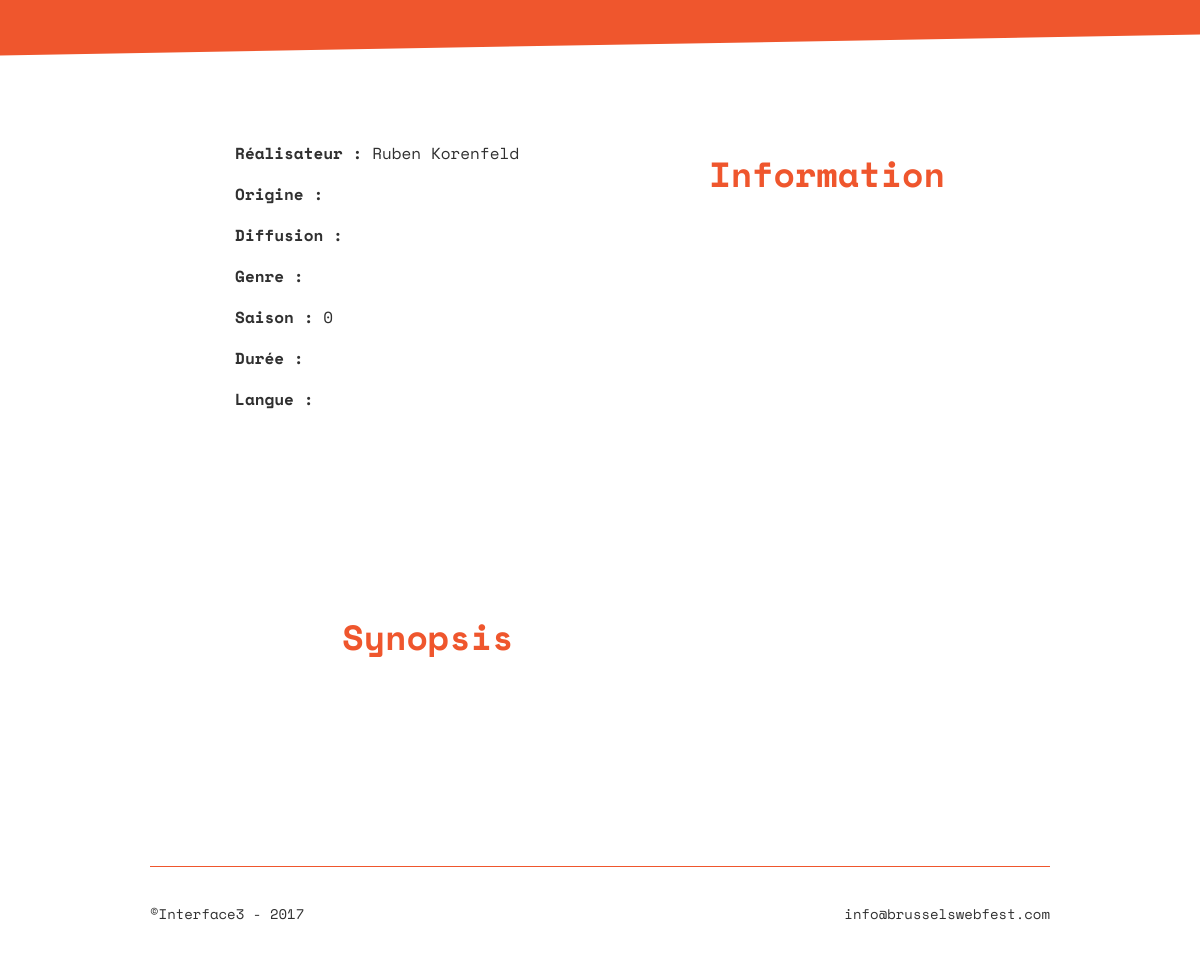
Page /detail.php?id=5 (lower part) on the earlier database version.
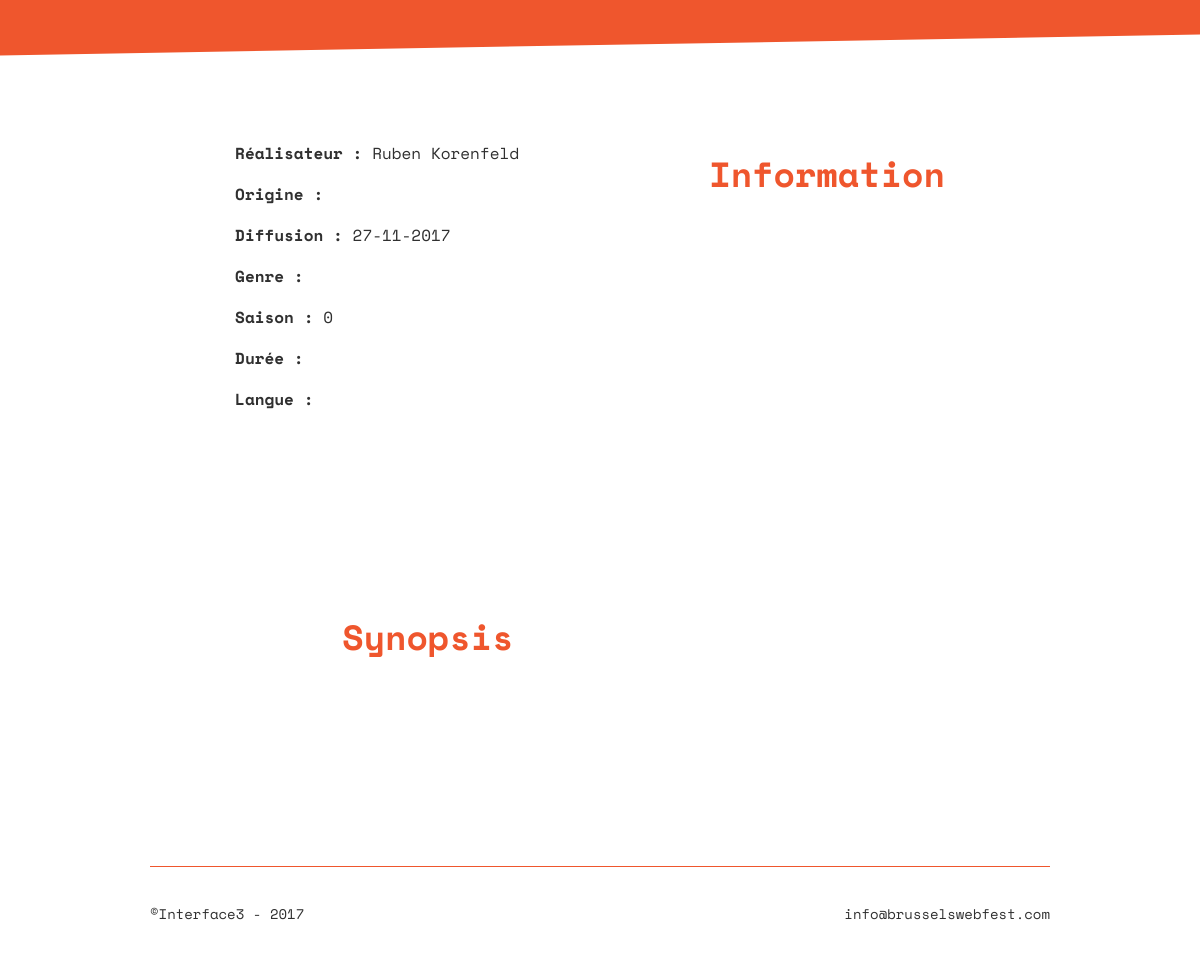
Same page on the later database version.
### tables this page shows
CREATE TABLE `t_films` (
  `id_film` tinyint(3) UNSIGNED NOT NULL,
  `categorie` varchar(20) NOT NULL,
  `titre` varchar(80) NOT NULL,
  `realisateur` varchar(80) NOT NULL,
  `origine` varchar(30) NOT NULL,
  `diffusion` varchar(60) NOT NULL,
  `genre` varchar(20) NOT NULL,
  `saison` tinyint(2) NOT NULL,
  `duree` varchar(10) NOT NULL,
  `langue` varchar(20) NOT NULL,
  `synopsis` varchar(2000) NOT NULL,
  `ressourceImage` varchar(100) NOT NULL,
  `ressourceVideo` varchar(100) NOT NULL
);

### detail.php (the view, shortened to what this page needs)
<?php
try {
    $pdo = new PDO(MYSQL_DSN, DB_USER, DB_PWD);
} catch (PDOException $e) {
    $pdo = null;
    die('Problème technique');
}
$sql_films = $pdo->prepare('SELECT * FROM t_films WHERE id_film = :idfilm');
$sql_films->bindValue(':idfilm', $_GET['id'], PDO::PARAM_INT);
$sql_films->execute();
?>
<!DOCTYPE html>
<html lang="fr">
<head>
    <link rel="stylesheet" href="./css/normalize.css">
    <link rel="stylesheet" href="./css/font-awesome-4.7.0/css/font-awesome.min.css">
    <link rel="stylesheet" href="./css/screenFiche.css">
</head>
<body>
    <main>
               <?php
        if($sql_films->errorInfo()[0] == "00000"){
            $data = $sql_films->fetchAll(PDO::FETCH_ASSOC);
        echo '<div id="video-container">';
            if (count($data) == 1) {
        echo '</div>';
        echo '<section>';
            echo'<div class="programme">';
                echo '<div>';
                    echo '<p><span>Réalisateur :</span> ' . $data[0]['realisateur'] . '</p>';
                    echo '<p><span>Origine :</span> ' . $data[0]['origine'] . '</p>';
                    echo '<p><span>Diffusion :</span> ' . $data[0]['diffusion'] . '</p>';
                    echo '<p><span>Genre :</span> ' . $data[0]['genre'] . '</p>';
                    echo '<p><span>Saison :</span> ' . $data[0]['saison'] . '</p>';
                    echo '<p><span>Durée :</span> ' . $data[0]['duree'] . '</p>';
                    echo '<p><span>Langue :</span> ' . $data[0]['langue'] . '</p>';
                echo '</div>';
                echo '<h2>Information</h2>';
            echo '</div>';
            echo '</section>';
        echo '<section>';
            echo '<div class="programme">';
                echo '<h2>Synopsis</h2>';
            echo '</div>';
        echo '</section>';
    } else {
        echo 'Veuillez ne pas changer l\'URL';
        }
}else {
            echo 'Veuillez ne pas changer l\'URL svp';
};
    ?>
    </main>
    <footer>
        <p>&copy;Interface3 - 2017</p>
        <p>info@brusselswebfest.com</p>
    </footer>
</body>
</html>

### css/screenFiche.css (style rules this page uses)
html { font-size: 62.5%; }
body { color: #303030; font-family: 'Space Mono', monospace; font-size: 1.6rem; line-height: 2.5rem; }
section, footer { margin: auto; width: 75%; }
.programme { display: flex; justify-content: space-around; padding-bottom: 8rem; padding-top: 8rem; }
.programme h2 { color: #ef562d; font-size: 3.5rem; line-height: 4rem; margin-left: 2rem; padding-right: 2rem; }
.programme p { font-weight: 400; }
.programme p span { font-weight: bold; }
#video-container { background-color: #ef562d; padding-bottom: 5rem; padding-top: 2rem; transform: skewY(-1deg); }
footer { border-top: 1px solid #ef562d; display: flex; font-size: 1.4rem; justify-content: space-between; margin-top: 10rem; padding-top: 2rem; padding-bottom: 1.5rem; }

Differences in the rows shown:
changed t_films "Ruben Korenfeld": diffusion (not shown) → "27-11-2017"
